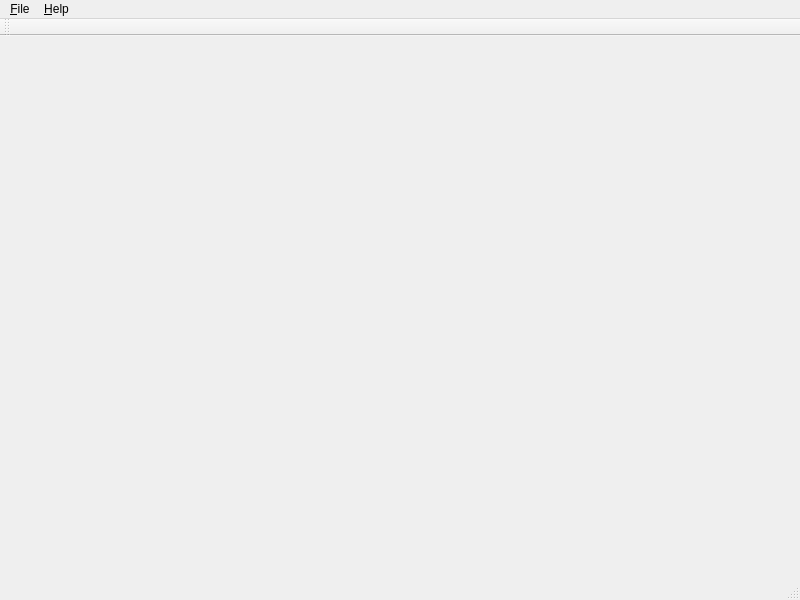
<?xml version="1.0" encoding="UTF-8"?>
<ui version="4.0">
 <class>MainWindow</class>
 <widget class="QMainWindow" name="MainWindow">
  <property name="geometry">
   <rect>
    <x>0</x>
    <y>0</y>
    <width>800</width>
    <height>600</height>
   </rect>
  </property>
  <property name="windowTitle">
   <string>MainWindow</string>
  </property>
  <widget class="QWidget" name="centralWidget"/>
  <widget class="QMenuBar" name="menuBar">
   <property name="geometry">
    <rect>
     <x>0</x>
     <y>0</y>
     <width>800</width>
     <height>20</height>
    </rect>
   </property>
   <widget class="QMenu" name="menu_File">
    <property name="title">
     <string>&amp;File</string>
    </property>
    <addaction name="actionE_xit"/>
   </widget>
   <widget class="QMenu" name="menu_Help">
    <property name="title">
     <string>&amp;Help</string>
    </property>
    <addaction name="action_About"/>
   </widget>
   <addaction name="menu_File"/>
   <addaction name="menu_Help"/>
  </widget>
  <widget class="QToolBar" name="mainToolBar">
   <attribute name="toolBarArea">
    <enum>TopToolBarArea</enum>
   </attribute>
   <attribute name="toolBarBreak">
    <bool>false</bool>
   </attribute>
  </widget>
  <widget class="QStatusBar" name="statusBar"/>
  <action name="actionE_xit">
   <property name="text">
    <string>E&amp;xit</string>
   </property>
   <property name="shortcut">
    <string>Ctrl+C</string>
   </property>
  </action>
  <action name="action_About">
   <property name="text">
    <string>&amp;About...</string>
   </property>
  </action>
 </widget>
 <layoutdefault spacing="6" margin="11"/>
 <resources/>
 <connections/>
</ui>
